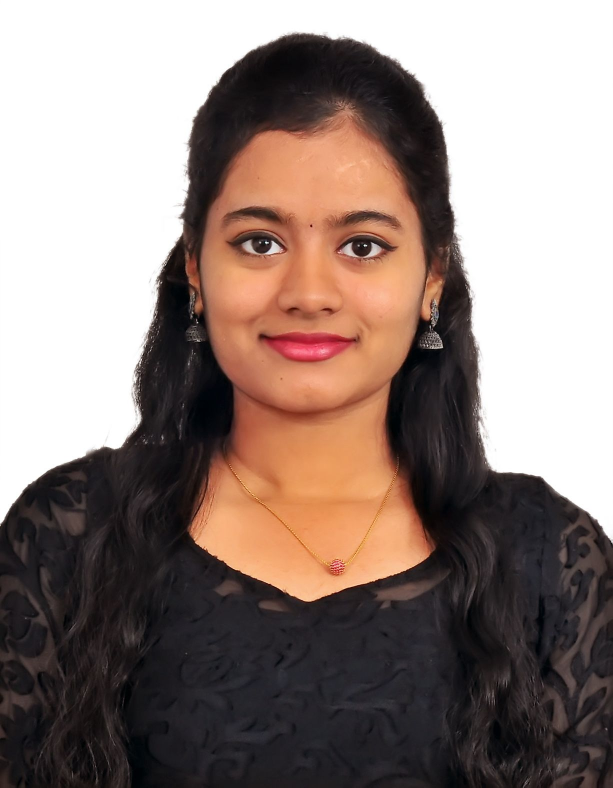
#> input picture photo.jpeg, 1225 x 1575 px (shown at 1/2 size)
$ jupyter execute --allow-errors main_sunglass.ipynb
#> lines starting #> are read from the running program, lines starting #| are printed output that depends on the picture; after the words box and inside, x2 and y2 are one past the last pixel; in counts of white or black regions, pixels touching at a corner belong together
[cell 1]
# Import libraries
import cv2
import numpy as np
import matplotlib.pyplot as plt

[cell 2]
# Load the Face Image
faceImage = cv2.imread('photo.jpeg')
#> faceImage is the input picture: shape (1575, 1225, 3); mean B, G, R 122.4, 128.4, 144.6
plt.imshow(faceImage[:,:,::-1]);plt.title("Face")

[cell 3]
faceImage.shape
#> Out = (1575, 1225, 3)

[cell 4]
#resized_faceImage.shape
faceImage.shape
#> Out = (1575, 1225, 3)

[cell 5]
# Load the Sunglass image with Alpha channel
# (http://pluspng.com/sunglass-png-1104.html)
glassPNG = cv2.imread('sunglass.png',-1)
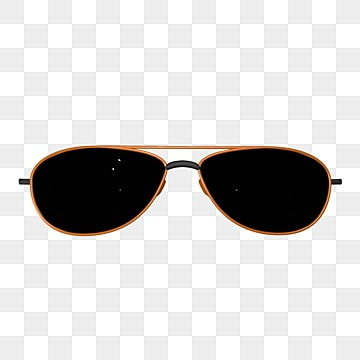
#> input picture sunglass.png, 360 x 360 px
#> glassPNG is the input picture: shape (360, 360, 3); mean B, G, R 209.4, 210.5, 211.9
plt.imshow(glassPNG[:,:,::-1]);plt.title("glassPNG")

[cell 6]
# Resize the image to fit over the eye region
glassPNG = cv2.resize(glassPNG,(190,50))
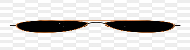
#> glassPNG: shape (50, 190, 3); mean B, G, R 208.8, 210.2, 212.1
print("image Dimension ={}".format(glassPNG.shape))
#| image Dimension =(50, 190, 3)

[cell 7]
# Separate the Color and alpha channels
glassBGR = glassPNG[:,:,0:3]
#> (the rest of this cell did not finish here and is left out)

[cell 8]
# Display the images for clarity
plt.figure(figsize=[15,15])
plt.subplot(121);plt.imshow(glassBGR[:,:,::-1]);plt.title('Sunglass Color channels');
#> (the rest of this cell did not finish here and is left out)

[cell 9]
glassBGR = cv2.resize(glassBGR, (380, 60))
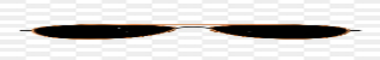
#> glassBGR: shape (60, 380, 3); mean B, G, R 208.8, 210.2, 212.1
faceWithGlassesNaive = faceImage.copy()
faceWithGlassesNaive[445:505, 390:770] = glassBGR
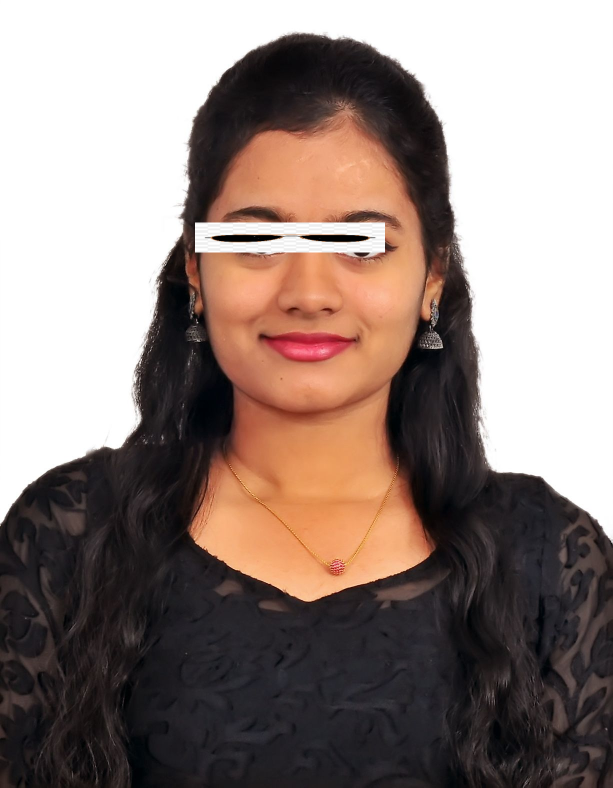
#> faceWithGlassesNaive: shape (1575, 1225, 3) (shown at 1/2 size); 1.18% of pixels changed, all inside (x1, y1, x2, y2) = (390, 445, 770, 505)

plt.imshow(faceWithGlassesNaive[..., ::-1])
